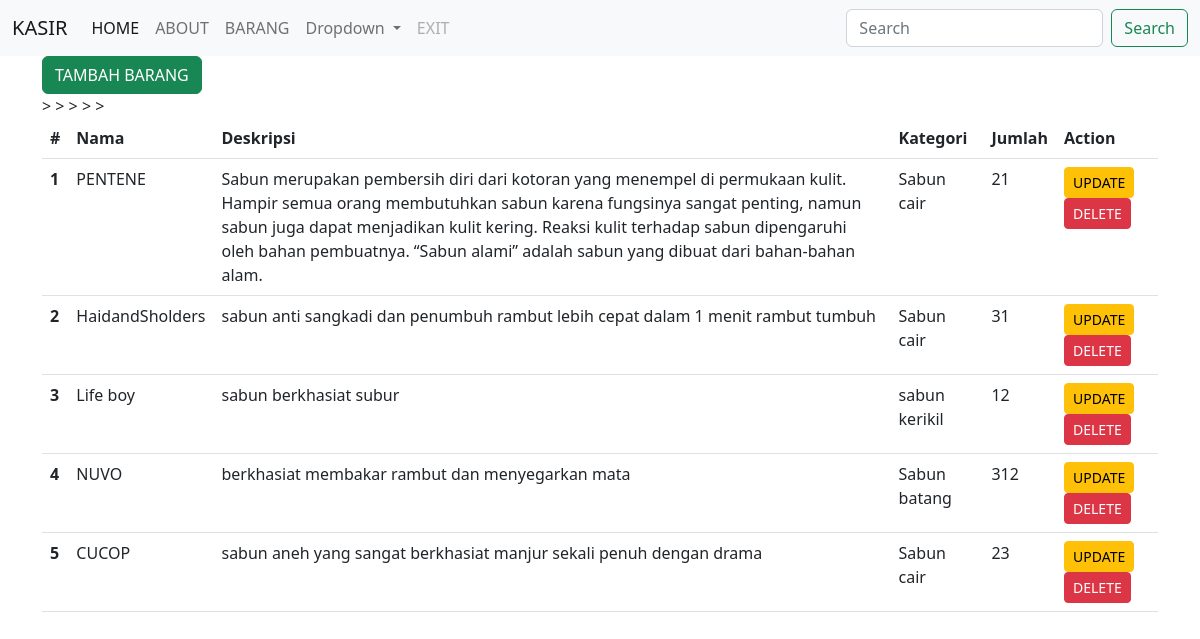
Screenshot of /barang/list with the database file from the repository.
### barang/models.py (models this page shows, shortened)
class Produk(models.Model):
    nama = models.CharField(max_length=50)
    deskripsi = models.TextField()
    jumlah = models.IntegerField()
    kategori = models.ForeignKey(Kategori, on_delete=models.CASCADE, blank=True, null=True)

class Kategori(models.Model):
    nama = models.CharField(max_length=40)
    def __str__(self):
        return self.nama

### barang/views.py (the view)
# urls.py: path('list',barang_list, name='barang_list'),
def barang_list(request):
    template_name = 'barang_list.html'
    produk_list = Produk.objects.all()
    context = {
        'title' : 'ini adalah halaman barang',
        'produk':produk_list
    }
    return render(request, template_name, context)

### templates/barang_list.html
{% extends "base.html" %} {% block content %}
<div class="container">
    <div class="row">
        <div class="ca">
            <div class="header">
                <a class="btn btn-success" href="{% url 'barang_add' %}">TAMBAH BARANG</a>
            </div>
            <div class="body">
                <table class="table">
                    <thead>
                        <tr>
                            <th scope="col">#</th>
                            <th scope="col">Nama</th>
                            <th scope="col">Deskripsi</th>
                            <th scope="col">Kategori</th>
                            <th scope="col">Jumlah</th>
                            <th scope="col">Action</th>
                        </tr>
                    </thead>
                    <tbody>
                        {% for p in produk %}
                        <tr>
                            <th scope="row">{{ forloop.counter }}</th>
                            <td>{{ p.nama }}</td>
                            <td>{{ p.deskripsi }}</td>
                            <td>{{ p.kategori }}</td>
                            <td>{{ p.jumlah }}</td>
                            <td>
                                <a class="btn btn-warning btn-sm" href="{% url 'data_update' p.id %}">UPDATE</a>
                                <a onclick="alert('yakin mau di hapus?')" class="btn btn-danger btn-sm" href="{% url 'data_delete' p.id %}">DELETE</a>
                            </td>>
                        </tr>
                        {% endfor %}
                    </tbody>
                </table>
            </div>
        </div>
        <br>
    </div>
</div>
{% endblock content %}

### templates/base.html (shortened to what this page needs)
<!doctype html>
<html lang="en">
<head>
    <link href="https://cdn.jsdelivr.net/npm/bootstrap@5.2.2/dist/css/bootstrap.min.css" rel="stylesheet"> {% block css %} {% endblock css %}
</head>
<body>
    <nav class="navbar navbar-expand-lg bg-light">
        <div class="container-fluid">
            <a class="navbar-brand" href="#">KASIR</a>
            <div class="collapse navbar-collapse" id="navbarSupportedContent">
                <ul class="navbar-nav me-auto mb-2 mb-lg-0">
                    <li class="nav-item">
                        <a class="nav-link active" aria-current="page" href="{% url 'index' %}">HOME</a>
                    </li>
                    <li class="nav-item">
                        <a class="nav-link" href="{% url 'about' %}">ABOUT</a>
                    </li>
                    <li class="nav-item">
                        <a class="nav-link" href="{% url 'barang_list' %}">BARANG</a>
                    </li>
                    <li class="nav-item dropdown">
                        <a class="nav-link dropdown-toggle" href="#" role="button" data-bs-toggle="dropdown" aria-expanded="false">
                  Dropdown
                </a>
                    </li>
                    <li class="nav-item">
                        <a class="nav-link disabled">EXIT</a>
                    </li>
                </ul>
                <form class="d-flex" role="search">
                    <input class="form-control me-2" type="search" placeholder="Search" aria-label="Search">
                    <button class="btn btn-outline-success" type="submit">Search</button>
                </form>
            </div>
        </div>
    </nav>
    {% block content %} {% endblock content %} {% block js %} {% endblock js %}
</body>
</html>

### rows the page displays
Produk: nama "PENTENE", deskripsi "Sabun merupakan pembersih diri dari kotoran yang menempel di permukaan kulit. Hampir semua orang membutuhkan sabun karena fungsinya sangat penting, namun sabun juga dapat menjadikan kulit kering. Reaksi kulit terhadap sabun dipengaruhi oleh bahan pembuatnya. “Sabun alami” adalah sabun yang dibuat dari bahan-bahan alam.", kategori "Sabun cair", jumlah "21"
Produk: nama "HaidandSholders", deskripsi "sabun anti sangkadi dan penumbuh rambut lebih cepat dalam 1 menit rambut tumbuh", kategori "Sabun cair", jumlah "31"
Produk: nama "Life boy", deskripsi "sabun berkhasiat subur", kategori "sabun kerikil", jumlah "12"
Produk: nama "NUVO", deskripsi "berkhasiat membakar rambut dan menyegarkan mata", kategori "Sabun batang", jumlah "312"
Produk: nama "CUCOP", deskripsi "sabun aneh yang sangat berkhasiat manjur sekali penuh dengan drama", kategori "Sabun cair", jumlah "23"
